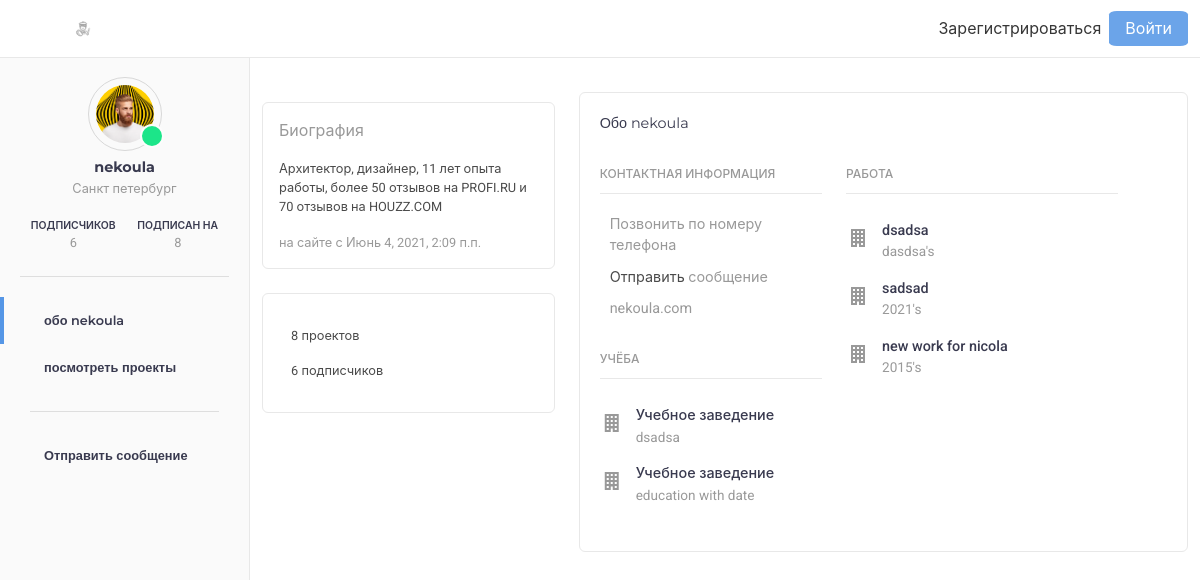
Page /members/profile/nekoula/about/ on the committed database.
### members/models.py (models this page shows, shortened)
class Profile(models.Model):
	user = models.OneToOneField(User,null=True, on_delete=models.CASCADE)
	firstname = models.CharField(max_length=250,blank=True,default="")
	lastname = models.CharField(max_length=250,blank=True,default="")
	mobile = models.CharField(max_length=250,blank=True,default="")
	website = models.CharField(max_length=250,blank=True,default="")
	bio = models.TextField(null=True,blank=True,default="")
	profile_pic = models.ImageField(upload_to='img/user/', null = True, default='img/user/default.jpg')
	views = models.CharField(max_length=250,default=0)
	user_type = models.CharField(max_length=250,default='designer')
	city = models.CharField(max_length=250,default="Россия")
	friend_request = models.ManyToManyField(User, blank=True, related_name='friend_request')

class Education(models.Model):
	designer = models.ForeignKey(User, on_delete=models.CASCADE)
	education_date = models.CharField(max_length=250,blank=True,default="")
	education_place = models.CharField(max_length=250,blank=True,default="")

class Work(models.Model):
	designer = models.ForeignKey(User, on_delete=models.CASCADE)
	work_date = models.CharField(max_length=250,blank=True,default="")
	work_place = models.CharField(max_length=250,blank=True,default="")

### members/views.py (the view)
# urls.py: path('profile/<str:username>/about/',AboutDesignerView,name="about_profile"),
def AboutDesignerView(request,username):
	user = User.objects.get(username=username)
	user_posts = Post.objects.filter(author=user)
	number_of_posts = len(user_posts)
	return render(request,'about_designer.html',{'user_posts':user_posts,'designer':user,'number_of_posts':number_of_posts})

### members/templates/about_designer.html (shortened to what this page needs)
{% extends 'base.html' %}
{% block content %}
<div class="view-wrapper is-full">
<div class="stories-wrapper is-home">
{% include 'includes/designer_sidebar.html' %}
<div class="inner-wrapper">
<div class="view-wrapper is-sidebar-v1 is-fold">
<div id="pages-about" class="container sidebar-boxed" data-open-sidebar data-page-title="About">
<div class="view-wrap is-headless">
<div class="columns has-portrait-padding">
                    <div class="column is-4">
                        <div class="basic-infos-wrapper">
                            <div class="card is-friendkit">
                                <div class="title-wrap">
                                    <h4>Биография</h4>
                                </div>
                                {% if designer.profile.bio %}
                                <p>{{designer.profile.bio}}</p>
                                {% endif %}
                                <div class="created">
                                    <span>на сайте с {{designer.date_joined}}</span>
                                </div>
                            </div>
                            <div class="card is-community">
                                <div class="flex-block">
                                    <p>{{number_of_posts}} проектов</p>
                                </div>
                                <div class="flex-block">
                                    <p>{{designer.profile.friend_request.all|length}} подписчиков</p>
                                </div>
                            </div>
                        </div>
                    </div>
                    <div class="column is-8">
                        <div class="card page-about-card">
                            <div class="card-title">
                                <h4>Обо {{designer.username}}</h4>
                            </div>
                            <div class="about-body">
                                <div class="columns">
                                    <div class="column is-5">
                                        <div class="about-block">
                                            <div class="block-header">
                                                <h4>Контактная информация</h4>
                                            </div>
                                            <div class="block-content">
                                                {% if designer.profile.mobile %}
                                                <div class="flex-inner">
                                                    <span><a href="tel:{{designer.profile.mobile}}">Позвонить по номеру телефона</a></span>
                                                </div>
                                                <div class="flex-inner">
                                                    <span>Отправить <a href="https://api.whatsapp.com/send?phone={{designer.profile.mobile}}&text=%D0%97%D0%B4%D1%80%D0%B0%D0%B2%D1%81%D1%82%D0%B2%D1%83%D0%B9%D1%82%D0%B5%2C+%D0%B2%D1%8B+%D0%BC%D0%BE%D0%B6%D0%B5%D1%82%D0%B5+%D0%BC%D0%BD%D0%B5+%D0%BF%D0%BE%D0%BC%D0%BE%D1%87%D1%8C%3F">сообщение</a></span>
                                                </div>
                                                {% endif %}
                                                {% if designer.profile.website %}
                                                <div class="flex-inner">
                                                    <span><a href="https://{{designer.profile.website}}">{{designer.profile.website}}</a></span>
                                                </div>
                                                {% endif %}
                                            </div>
                                        </div>
                                        <div class="about-block">
                                            <div class="block-header">
                                                <h4>учёба</h4>
                                            </div>
                                            <div class="block-content">
                                                {% if designer.education_set.all|length > 0 %}
                                                {% for edu in designer.education_set.all %}
                                                <div class="flex-inner has-meta">
                                                    <i class="mdi mdi-office-building"></i>
                                                    <div class="meta">
                                                        <span>Учебное заведение </span>
                                                        <span>{{edu.education_place}}</span>
                                                    </div>
                                                </div>
                                            {% endfor %}
                                            {% else %}
                                            <small>этот пользователь не предоставил информацию о учёбе
                                            {% endif %}</small>
                                            </div>
                                        </div>
                                    </div>
                                    <div class="column is-6">
                                        <div class="about-block">
                                            <div class="block-header">
                                                <h4>Работа</h4>
                                            </div>
                                            <div class="block-content">
                                                {% if designer.work_set.all|length > 0 %}
                                                {% for work in designer.work_set.all %}
                                                <div class="flex-inner has-meta">
                                                    <i class="mdi mdi-office-building"></i>
                                                    <div class="meta">
                                                        <span>{{work.work_place}} </span>
                                                        <span>{{work.work_date}}'s</span>
                                                    </div>
                                                </div>
                                            {% endfor %}
                                            {% else %}
                                            <small>этот пользователь не предоставил информацию о работе
                                            {% endif %}</small>
                                            </div>
                                        </div>
                                    </div>
                                </div>
                            </div>
                        </div>
                    </div>
                </div>
                </div>
            </div>
</div>
 </div>
</div>
{% endblock %}

### blog/templates/includes/designer_sidebar.html (shortened to what this page needs)
            <div class="stories-sidebar is-active">
                <div class="stories-sidebar-inner">
                    <div class="user-block">
                        <div class="avatar-wrap">
                            {% if designer %}
                            <a href={% url 'profile' designer.username %}>
                            <img src="{{designer.profile.profile_pic.url}}" data-user-popover="0" alt="">
                            {% if designer.profile.mobile %}
                            <div class="badge">
                            </div>
                            {% endif %}
                            {% endif %}
                        </div>
                            {% if designer %}
                            <h4>{{designer.username}}</h4>
                            <p>{{designer.profile.city}}</p>
                            {% elif post %}
                            <h4>{{post.author}}</h4>
                            <p>{{post.author.profile.city}}</p>
                            {% endif %}
                        <div class="user-stats">
                            <div class="stat-block">
                                <span>подписчиков</span>
                                {% if designer %}
                                <span>{{designer.profile.friend_request.all|length}}</span>
                                {% elif post %}
                                <span>{{post.author.profile.friend_request.all|length}}</span>
                                {% endif %}
                            </div>
                            <div class="stat-block">
                                <span>подписан на</span>
                                {% if designer %}
                                <span>{{designer.friend_request.all|length}}</span>
                                {% elif post %}
                                <span>{{post.author.friend_request.all|length}}</span>
                                {% endif %}
                            </div>
                        </div>
                    </div>
                    <div class="user-menu">
                        <div class="user-menu-inner has-slimscroll">
                            <div class="menu-block">
                                <ul>
                                    <li class="is-active">
                                        {% if designer %}
                                        <a href={% url 'about_profile' designer.username %}>
                                            <span>обо {{designer.username}}</span>
                                        {% elif post %}
                                        <a href={% url 'about_profile' post.author %}>
                                            <i data-feather="grid"></i>
                                            <span>обо {{post.author}}</span>
                                        </a>
                                        {% endif %}
                                    </li>
                                    <li>
                           {% if designer %}
                            <a href={% url 'profile' designer.username %}>
                                            <span>посмотреть проекты</span>
                              {% elif post %}
                            <a href={% url 'profile' post.author %}>              <i data-feather="search"></i>
                                            <span>посмотреть проекты</span>
                                        </a>
                                    {% endif %}
                                    </li>
                                </ul>
                            </div>
                            <div class="separator"></div>
                            <div class="menu-block">
                                <ul>
                                    {% if designer.profile.mobile %}
                                    <li>
                                        <a href="https://api.whatsapp.com/send?phone={{designer.profile.mobile}}&text=%D0%97%D0%B4%D1%80%D0%B0%D0%B2%D1%81%D1%82%D0%B2%D1%83%D0%B9%D1%82%D0%B5%2C+%D0%B2%D1%8B+%D0%BC%D0%BE%D0%B6%D0%B5%D1%82%D0%B5+%D0%BC%D0%BD%D0%B5+%D0%BF%D0%BE%D0%BC%D0%BE%D1%87%D1%8C%3F">
                                            <span>Отправить сообщение</span>
                                        </a>
                                    </li>
                                    {% endif %}
                                </ul>
                            </div>
                        </div>
                    </div>
                </div>
            </div>

### blog/static/css/mycss.css (style rules this page uses)
.is-added:focus, .button.is-focused, .not-added:focus, .is-added:active, .not-added:active, { border-color:black !important; outline: none !important; }
:root { --swiper-theme-color: #555555 !important; }

### rows in the picture
Education: education_place "dsadsa"
Education: education_place "education with date"
Work: work_place "dsadsa", work_date "dasdsa"
Work: work_place "sadsad", work_date "2021"
Work: work_place "new work for nicola", work_date "2015"

### other values in the picture
{{ designer.username }} "nekoula"
{{ designer.profile.city }} "Санкт петербург"
{{ designer.profile.friend_request.all|length }} "6"
{{ designer.friend_request.all|length }} "8"
{{ designer.profile.bio }} "Архитектор, дизайнер, 11 лет опыта работы, более 50 отзывов на PROFI.RU и 70 отзывов на HOUZZ.COM"
{{ designer.date_joined }} "Июнь 4, 2021, 2:09 п.п."
{{ number_of_posts }} "8"
{{ designer.profile.website }} "nekoula.com"
